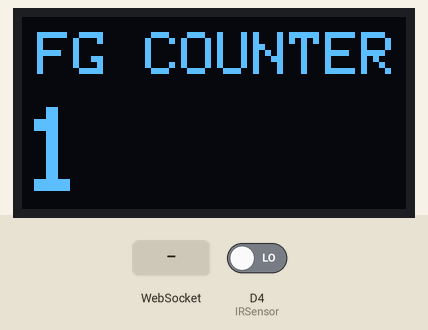
This program was run on a simulated ESP8266 (NodeMCU). On the bench: 128×64 one-colour display. The inputs (shaded band) are chosen by the test bench; at power-on: D4 (IRSensor) HIGH. WiFi joins after 1.5 s; servers stay silent unless stated; storage starts empty; what the program prints to the serial monitor is not drawn.

4.8 s: D4 (IRSensor) driven LOW
Above: at 5.9 s.
6.3 s: WebSocket text "1" received
Timing chart, 0 to 9.3 s (numbered marks = the images above; inputs shaded):
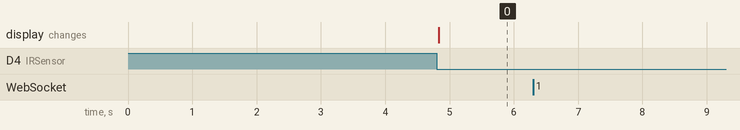

The program:

main.cpp
```cpp
#include <Arduino.h>
#ifdef ESP32
#include <WiFi.h>
#include <AsyncTCP.h>
#elif defined(ESP8266)
#include <ESP8266WiFi.h>
#include <ESPAsyncTCP.h>
#endif
#include <ESPAsyncWebServer.h>
#include <LittleFS.h>
#include <Adafruit_GFX.h>
#include <Adafruit_SSD1306.h>
#define SCREEN_WIDTH 128
#define SCREEN_HEIGHT 64

// Declaration for SSD1306 display connected using software SPI (default case):
// Declaration for an SSD1306 display connected to I2C (SDA, SCL pins)
#define OLED_RESET     -1 // Reset pin # (or -1 if sharing Arduino reset pin)
Adafruit_SSD1306 display(SCREEN_WIDTH, SCREEN_HEIGHT, &Wire, OLED_RESET);

/*
  Replace the SSID and Password according to your wifi
*/
const char *ssid = "john";
const char *password = "Akira2023";

// Webserver and Websockets setup
AsyncWebServer server(80);
AsyncWebSocket ws("/ws");

// IR Sensor Pin
int Count = 0;
int IRSensor = D4;
boolean state = true;
int sensorStatus=0;
int LED = LED_BUILTIN;
float TEXT_SIZE = 2;
float TEXT_SIZE1 = 4;

String localIPAddress = "";

void notFound(AsyncWebServerRequest *request)
{
  request->send(404, "text/plain", "Not found");
}

// Callback function for our websocket message
void onEvent(AsyncWebSocket *server, AsyncWebSocketClient *client, AwsEventType type, void *arg, uint8_t *data, size_t len)
{
  if (type == WS_EVT_CONNECT)
  {
    // client connected
    os_printf("ws[%s][%u] connect\n", server->url(), client->id());
    client->ping();
  }
  else if (type == WS_EVT_DISCONNECT)
  {
    // client disconnected
    os_printf("ws[%s][%u] disconnect\n", server->url(), client->id());
  }
  else if (type == WS_EVT_ERROR)
  {
    // error was received from the other end
    os_printf("ws[%s][%u] error(%u): %s\n", server->url(), client->id(), *((uint16_t *)arg), (char *)data);
  }
  else if (type == WS_EVT_PONG)
  {
    // pong message was received (in response to a ping request maybe)
    os_printf("ws[%s][%u] pong[%u]: %s\n", server->url(), client->id(), len, (len) ? (char *)data : "");
  }
  else if (type == WS_EVT_DATA)
  {
    // do nothing as client is not sending message to server
    os_printf("ws[%s][%u] data received\n", server->url(), client->id());
  }
}

// Template Processor
String indexPageProcessor(const String &var)
{
  return localIPAddress;
}

void setup()
{

  Serial.begin(9600);
  display.begin(SSD1306_SWITCHCAPVCC, 0x3C);
  delay(2000);
    display.clearDisplay();
  display.setTextColor(WHITE);
  // Initialize Filesystem LittleFS
  if (!LittleFS.begin())
  {
    Serial.println("Cannot load LittleFS Filesystem!");
    return;
  }

  // Connect to WIFI
  WiFi.mode(WIFI_STA);
  WiFi.begin(ssid, password);
  if (WiFi.waitForConnectResult() != WL_CONNECTED)
  {
    Serial.printf("WiFi Failed!\n");
    return;
  }
  localIPAddress = WiFi.localIP().toString();
  Serial.print("IP Address: ");
  Serial.println(localIPAddress);

  // attach AsyncWebSocket
  ws.onEvent(onEvent);
  server.addHandler(&ws);

  // Route for root index.html
  server.on("/", HTTP_GET, [](AsyncWebServerRequest *request)
            { request->send(LittleFS, "/index.html", String(), false, indexPageProcessor); });

  server.on("/index.css", HTTP_GET, [](AsyncWebServerRequest *request)
            { request->send(LittleFS, "/index.css", "text/css"); });

  server.on("/entireframework.min.css", HTTP_GET, [](AsyncWebServerRequest *request)
            { request->send(LittleFS, "/entireframework.min.css", "text/css"); });

  server.onNotFound(notFound);

  server.begin();


}

static int counter = 0;
static bool isTriggered = false;
static long lastTriggered = 0;
const long WAIT_FOR_NEXT_TRIGGER = 1000;

void loop()
{
   if (!digitalRead(IRSensor) && state) {
    Count++;
    state = false;
    Serial.print("FG Counter: ");
    Serial.println(Count);
    display.setCursor(5,0);
    display.print(Count);
    delay(2);
    //clear display
  display.clearDisplay();
  display.setTextSize(TEXT_SIZE); //Carton
  display.setCursor(5,5);
  display.print("FG COUNTER ");
  display.setTextSize(TEXT_SIZE1);
  display.setCursor(0,30);
  display.print(Count);
  delay(2);
  }
  if (digitalRead(IRSensor))
  {
    state = true;
    delay(2);
  }
  display.display();
  int sensorStatus = digitalRead(IRSensor);
  {
  if (sensorStatus == 1)
    isTriggered = false;
  {
    if (!isTriggered)
    {
      long timeElapsed = millis() - lastTriggered;
      Serial.printf("timeElapsed :: %lu\n", timeElapsed);
      if (timeElapsed < WAIT_FOR_NEXT_TRIGGER)
      {
        // To avoid multiple consecutive signal coming from the IR sensor
        return;
      }

      isTriggered = true;
      counter++;
      digitalWrite(LED, LOW);
      Serial.printf("counter :: %u\n", counter);
      ws.printfAll("%u", counter);
      lastTriggered = millis();
    }
  }
  // cleanup websocket clients
  ws.cleanupClients();
}
}
```

Measured:
- after the input at 4.8 s, the display: changes at once (image 0)
- after the input at 6.3 s, every drawn part: stays the same
